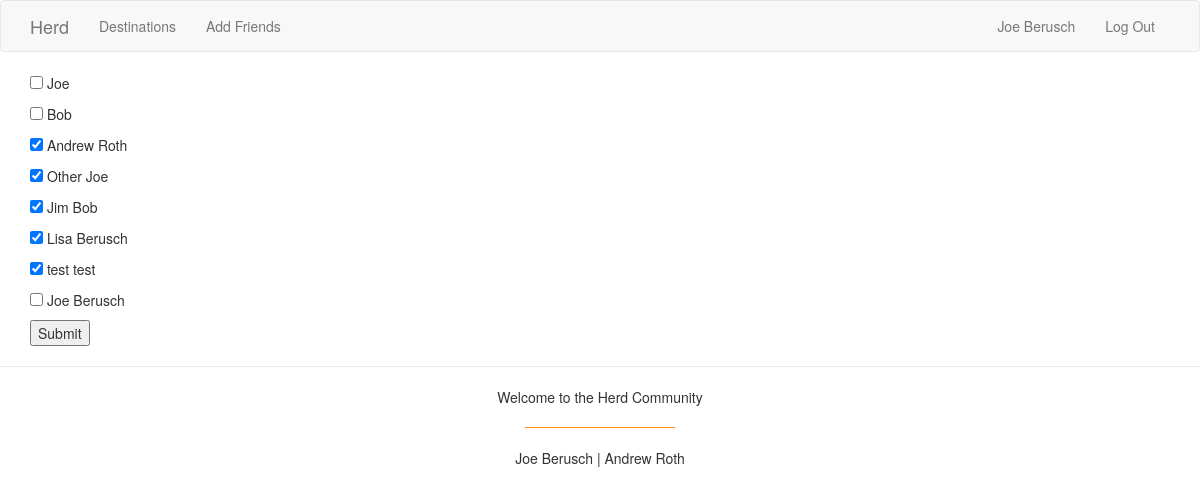
Page /add_friends (signed in) on the earlier database version.
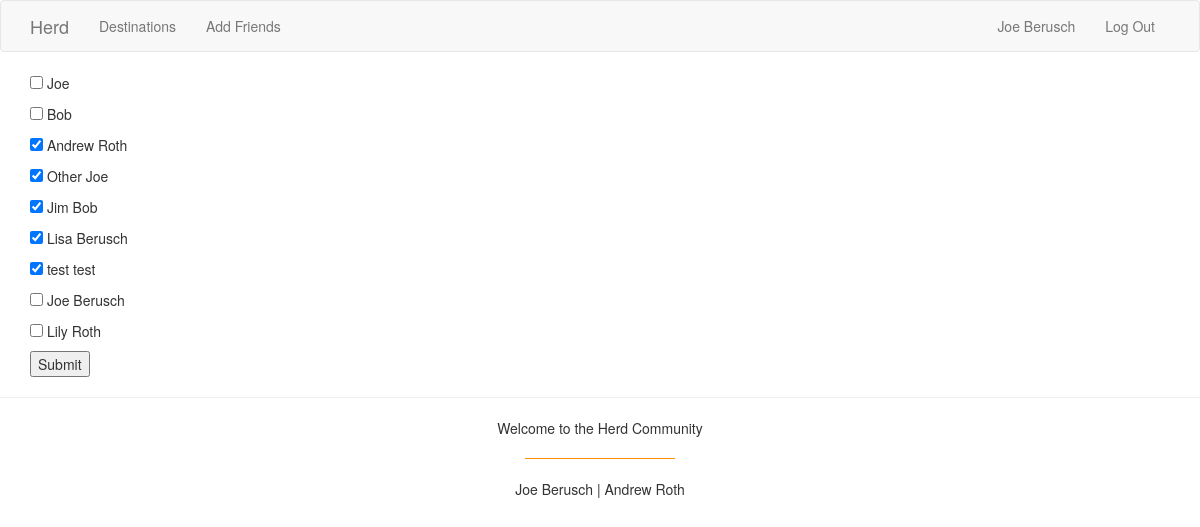
Same page on the later database version.
### app/models.py (models this page shows, shortened)
class User(UserMixin, db.Model):
    __tablename__ = 'users'
    user_id = db.Column(db.Integer, primary_key=True)
    username = db.Column(db.String(80), index=True, unique=True)
    name = db.Column(db.String(120))
    email = db.Column(db.String(120), index=True, unique=True)
    destinations = db.relationship('Association', back_populates='user')
    friends = db.relationship('User',
        secondary=friendship_identifier,
        primaryjoin= user_id == friendship_identifier.c.user_id,
        secondaryjoin= user_id == friendship_identifier.c.friend_id)
    def get_id(self):
        return self.user_id

### app/routes.py (the view, shortened to what this page needs)
@app.route('/add_friends', methods=['GET', 'POST'])
def add_friends():
    ulog('add_friends -> page access')
    users = User.query.all()
    users = filter(lambda u: u.user_id != current_user.user_id, users)
    return render_template('add_friends.html', users=users,
                            current_friends=current_user.friends if current_user.friends else [])

### app/helpers.py (called while the page is built)
def ulog(msg):
    fp = open('usage_logs.txt', 'a')
    print('--- ', current_user.username, ' ---- ', date.today(), ' ---', file=fp)
    print(msg, file=fp)
    fp.close()

### app/models.py (called while the page is built)
@login.user_loader
def load_user(id):
    return User.query.get(int(id))

### app/templates/add_friends.html
{% extends "base.html" %}
{% block app_content %}
<form method="POST" action="">
    {% for u in users %}
        <p><input type="checkbox" value="{{ u.user_id }}" name="friend_checkbox" {{ 'checked' if u in current_friends else '' }}> {{ u.name }}</input></p>
    {% endfor %}
    <button type="submit">Submit</button>
</form>
{% endblock %}

### app/templates/base.html (shortened to what this page needs)
{% extends 'bootstrap/base.html' %}
{% block navbar %}
    <nav class="navbar navbar-default">
        <div class="container">
            <div class="navbar-header">
                <a class="navbar-brand" href="{{ url_for('index') }}">Herd</a>
            </div>
            <div class="collapse navbar-collapse" id="bs-example-navbar-collapse-1">
                <ul class="nav navbar-nav">
                    <li><a href="{{ url_for('list') }}">Destinations</a></li>
                    <li><a href="{{ url_for('add_friends') }}">Add Friends</a></li>
                </ul>
                <ul class="nav navbar-nav navbar-right">
                    {% if current_user.is_authenticated %}
                    <li><a href="{{ url_for('user', username=current_user.username) }}">{{ current_user.name }}</a></li>
                    <li><a href="{{ url_for('logout') }}">Log Out</a></li>
                    {% else %}
                    <li><a href="{{ url_for('login') }}">Login</a></li>
                    <li><a href="{{ url_for('signup') }}">Sign Up</a></li>
                    {% endif %}
                </ul>
            </div>
        </div>
    </nav>
{% endblock %}
{% block content %}
    <div class="container">
        {% block app_content %}{% endblock app_content %}
    </div>
    {% block footer %}
    <hr />
    <footer>
        <div class="text-center">
            <p>Welcome to the Herd Community</p>
            <hr style="width: 150px; border-top: 1px solid darkorange;"/>
            <p>Joe Berusch | Andrew Roth</p>
        </div>
    </footer>
    <br />
    {% endblock footer %}
{% endblock content %}

Differences in the rows shown:
added User: name "Lily Roth"
